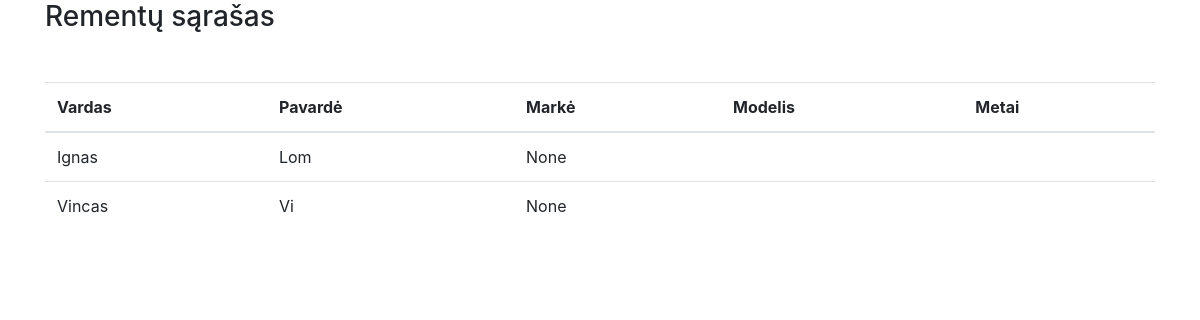
The app's page /perziura/, older data.
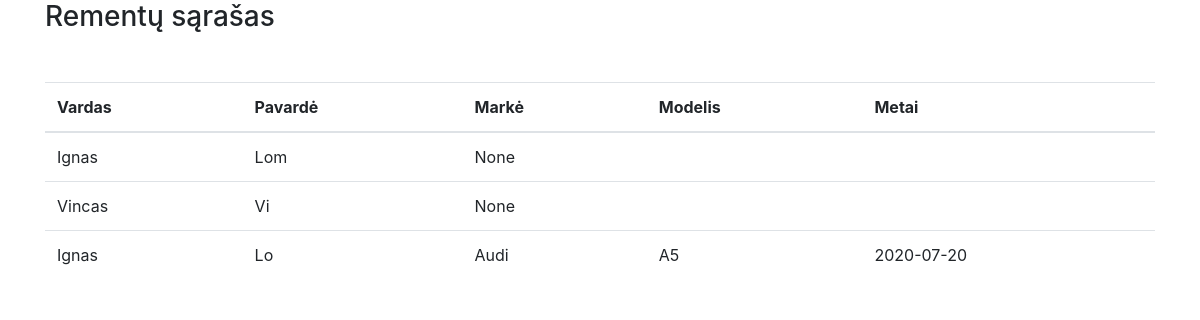
The same page, newer data.
### perziura/models.py (models this page shows)
class Order(models.Model):
    vardas = models.CharField('vardas', max_length=10)
    pavarde = models.CharField('pavarde', max_length=20)
    gimimo_data = models.CharField('gimimo data', max_length=20)
    email = models.CharField('email', max_length=30)
    class Meta:
        verbose_name = 'Uzsakymas'
        verbose_name_plural = 'Uzsakymai'
    def __str__(self):
        return self.vardas

class Marke(models.Model):
    automobilio_marke = models.CharField('automobilio marke', max_length=20, null=True, blank=True, default='pass')
    orders = models.ManyToManyField(Order, null=True, related_name='marke', blank=True)
    class Meta:
        verbose_name = 'Marke'
        verbose_name_plural = 'Markes'
    def __str__(self):
        return self.automobilio_marke

class Modelis(models.Model):
    automobilio_modelis = models.CharField('automobilio modelis', max_length=20, null=True, blank=True, default='pass')
    markes = models.ForeignKey(Marke, on_delete=models.DO_NOTHING, null=True, related_name='modelis')
    class Meta:
        verbose_name = 'Modelis'
        verbose_name_plural = 'Modeliai'
    def __str__(self):
        return self.automobilio_modelis

class Metai(models.Model):
    automobilio_pagaminimo_metai = models.DateField('automobilio pagaminimo metai', null=True, blank=True, default=datetime.date.today)
    modeliai = models.ForeignKey(Modelis, on_delete=models.DO_NOTHING, null=True, related_name='metai')
    class Meta:
        verbose_name = 'Metai'
        verbose_name_plural = 'Metai'
    def __str__(self):
        return f'{self.automobilio_pagaminimo_metai}'

### perziura/views.py (the view)
# urls.py: path('', include('perziura.urls')),
def perziura(request):
    orders = Order.objects.all()
    context={'orders': orders}
    print(orders)
    return render(request, 'perziura.html', context=context)

### perziura/templates/perziura.html
{% extends 'base.html' %}
{% block content %}
<h3>Rementų sąrašas</h3>
  <table class="table table-hover mt-5">
    <thead>
      <tr>
        <th scope="col">Vardas</th>
        <th scope="col">Pavardė</th>
        <th scope="col">Markė</th>
        <th scope="col">Modelis</th>
        <th scope="col">Metai</th>
      </tr>
    </thead>
    <tbody>
      {% for order in orders %}
    <tr>
        <td scope="row">{{order.vardas}}</td>
        <td >{{order.pavarde}}</td>
        <td>{{order.marke.first}}</td>
        <td>{{order.marke.first.modelis.first}}</td>
        <td>{{order.marke.first.modelis.first.metai.first}}</td>
    </tr>
    {% endfor %}
    </tbody>
  </table>
  {% endblock content %}

### templates/base.html (shortened to what this page needs)
<!DOCTYPE html>
<html>
<head>
  <link rel="stylesheet" href="https://cdn.jsdelivr.net/npm/bootstrap@4.0.0/dist/css/bootstrap.min.css">
</head>
<body>
  <div class="container">
{% block content %}{% endblock content %}
</div>
</body>
</html>

Row changes from the older to the newer data that the page shows:
added Order: vardas "Ignas", pavarde "Lo", marke.first "Audi", marke.first.modelis.first "A5", marke.first.modelis.first.metai.first "2020-07-20"
